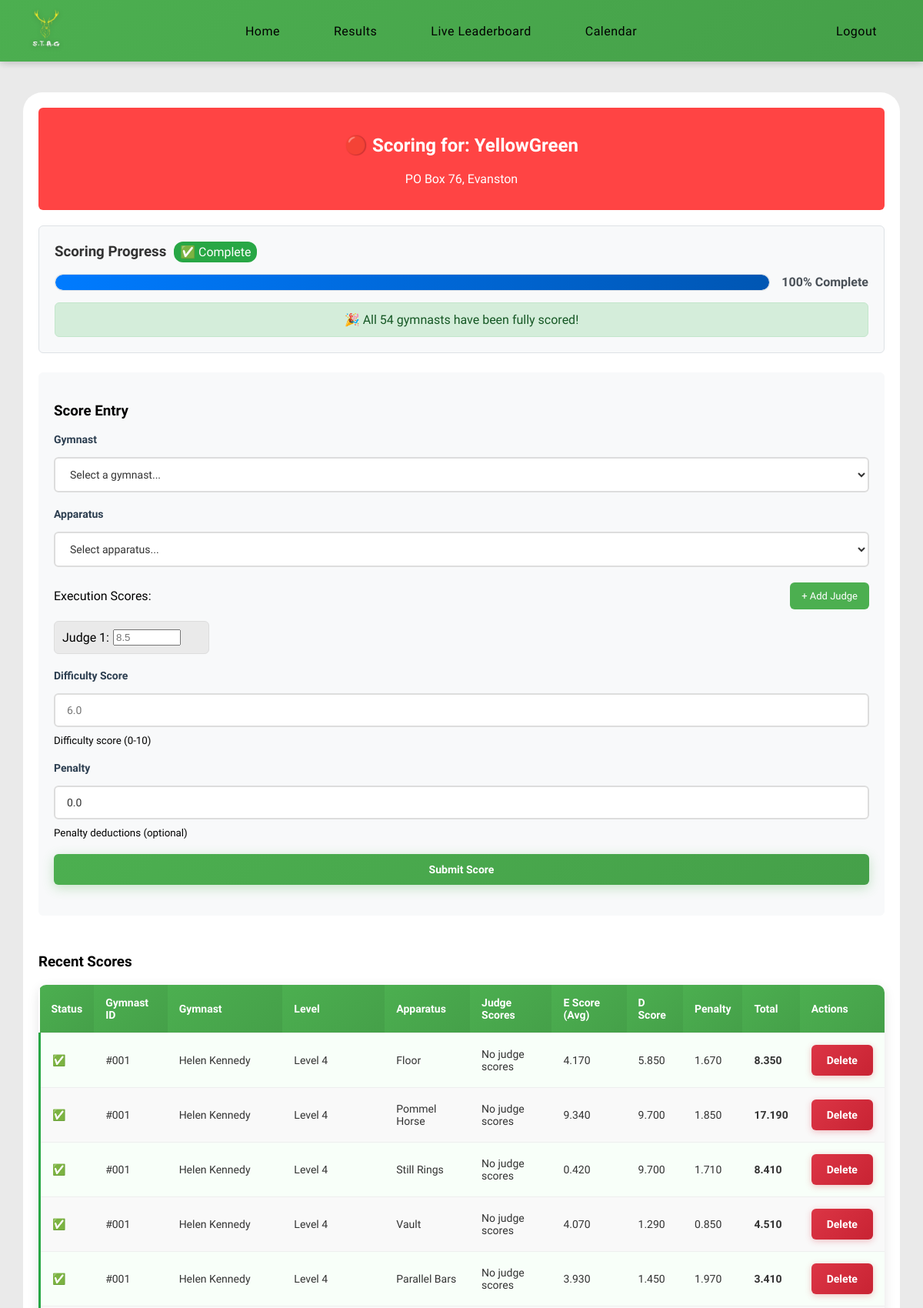
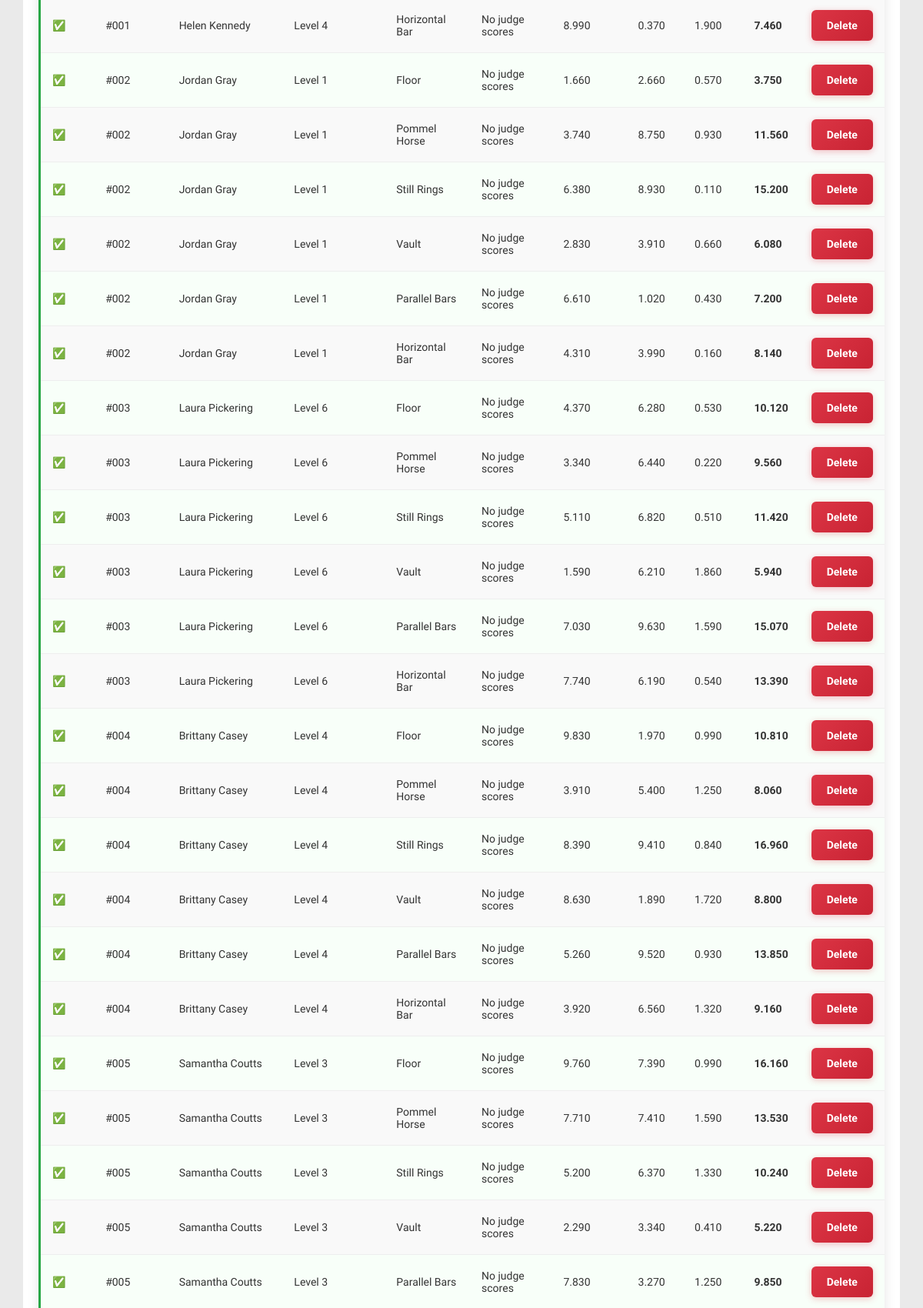
Screenshot of /scoring (signed in, upper part) with the database file from the repository (2 pictures, top to bottom).
### models.py (models this page shows, shortened)
class Competitions(db.Model):
    __tablename__ = 'competitions'
    id = db.Column(
        db.Integer, primary_key=True
    )
    season_id = db.Column(
        db.Integer, db.ForeignKey('seasons.id'), nullable=False
    )
    name = db.Column(
        db.String(50), nullable=False
    )
    address = db.Column(
        db.String(100), nullable=False
    )
    competition_date = db.Column(
        db.Date, nullable=True
    )
    status = db.Column(
        db.String(20), nullable=False, default='draft'
    )
    started_at = db.Column(
        db.DateTime, nullable=True
    )
    ended_at = db.Column(
        db.DateTime, nullable=True
    )
    entries = db.relationship(
        'Entries', backref='competitions'
    )
    season = db.relationship(
        'Seasons', backref='competitions'
    )

class Scores(db.Model):
    __tablename__ = 'scores'
    id = db.Column(
        db.Integer, primary_key=True
    )
    entry_id = db.Column(
        db.Integer, db.ForeignKey('entries.id'), nullable=False
    )
    apparatus_id = db.Column(
        db.Integer, db.ForeignKey('apparatus.id'), nullable=False
    )
    e_score = db.Column(
        db.Float, nullable=False
    )
    d_score = db.Column(
        db.Float, nullable=False
    )
    penalty = db.Column(
        db.Float, nullable=False
    )
    total = db.Column(
        db.Float, nullable=False
    )
    judge_scores = db.relationship(
        'JudgeScores', backref='final_score', lazy=True
    )

class Gymnasts(db.Model):
    __tablename__ = 'gymnasts'
    id = db.Column(
        db.Integer, primary_key=True
    )
    club_id = db.Column(
        db.Integer, db.ForeignKey('clubs.id'), nullable=False
    )
    name = db.Column(
        db.String(50), nullable=False
    )
    level = db.Column(
        db.String(50), nullable=False
    )
    entries = db.relationship(
        'Entries', backref='gymnasts',
    )

class Apparatus(db.Model):
    __tablename__ = 'apparatus'
    id = db.Column(
        db.Integer, primary_key=True
    )
    name = db.Column(
        db.String(50), nullable=False, unique=True
    )
    scores = db.relationship(
        'Scores', backref='apparatus'
    )

class Entries(db.Model):
    __tablename__ = 'entries'
    id = db.Column(
        db.Integer, primary_key=True
    )
    competition_id = db.Column(
        db.Integer, db.ForeignKey('competitions.id'), nullable=False
    )
    gymnast_id = db.Column(
        db.Integer, db.ForeignKey('gymnasts.id'), nullable=False
    )
    scores = db.relationship(
        'Scores', backref='entry'
    )
    __table_args__ = (
        db.UniqueConstraint('competition_id', 'gymnast_id',
                            name='_competition_gymnast_uc'),
        )

### routes/scoring.py (the view, shortened to what this page needs)
@main.route('/scoring', methods=['GET', 'POST'])
def scoring():
    if 'user_id' not in session:
        return render_template('nologin.html')
    live_competition = models.Competitions.query.filter_by(
        status='live'
        ).first()
    if not live_competition:
        flash('No live competition is currently running. '
              'Please contact an admin.', 'warning')
        return render_template('scoring.html', no_live_competition=True)
    entries = db.session.query(models.Entries, models.Gymnasts, models.Clubs)\
        .join(models.Gymnasts,
              models.Entries.gymnast_id == models.Gymnasts.id)\
        .join(models.Clubs,
              models.Gymnasts.club_id == models.Clubs.id)\
        .filter(models.Entries.competition_id == live_competition.id)\
        .all()
    apparatus_list = models.Apparatus.query.all()
    scoring_progress = {}
    total_gymnasts = len(entries)
    fully_scored_gymnasts = 0
    for entry, gymnast, club in entries:
        scored_apparatus = set()
        for score in entry.scores:
            scored_apparatus.add(score.apparatus_id)
        total_apparatus = len(apparatus_list)
        scored_count = len(scored_apparatus)
        is_complete = scored_count == total_apparatus
        if is_complete:
            fully_scored_gymnasts += 1
        scoring_progress[entry.id] = {
            'scored_count': scored_count,
            'total_count': total_apparatus,
            'is_complete': is_complete,
            'percentage': (
                (scored_count / total_apparatus * 100)
                if total_apparatus > 0 else 0
            )
        }
    overall_progress = {
        'total_gymnasts': total_gymnasts,
        'fully_scored': fully_scored_gymnasts,
        'percentage': (
            (fully_scored_gymnasts / total_gymnasts * 100)
            if total_gymnasts > 0 else 0
        ),
        'is_complete': fully_scored_gymnasts == total_gymnasts
    }
    form = forms.AddScores()
    form.entry_id.choices = [(0, 'Select a gymnast...')] + [
        (entry.id, f"{gymnast.name} - {club.name} ({gymnast.level})")
        for entry, gymnast, club in entries
    ]
    form.apparatus_id.choices = [(0, 'Select apparatus...')] + [
        (app.id, app.name) for app in apparatus_list
    ]
    return render_template(
        'scoring.html',
        entries=entries,
        apparatus_list=apparatus_list,
        live_competition=live_competition,
        scoring_progress=scoring_progress,
        overall_progress=overall_progress,
        form=form
    )

### templates/scoring.html (shortened to what this page needs)
{% extends 'layout.html' %}
{% block content %}
<div class="content">
    {% if no_live_competition %}
    <div class="no-live-competition">
        <h2>No Live Competition</h2>
        <p>There is currently no live competition running. Please contact an admin to start a competition.</p>
    </div>
    {% else %}
    <div class="live-competition-header">
        <h2>🔴 Scoring for: {{ live_competition.name }}</h2>
        <p>{{ live_competition.address }}</p>
    </div>
    <div class="progress-section">
        <h3>
            Scoring Progress
            {% if overall_progress.is_complete %}
            <span class="completion-badge">✅ Complete</span>
            {% else %}
            <span class="progress-badge">{{ overall_progress.fully_scored }}/{{ overall_progress.total_gymnasts
                }}</span>
            {% endif %}
        </h3>
        <div class="progress-bar-container">
            <div class="progress-bar">
                <div class="progress-fill" style="width: {{ overall_progress.percentage }}%"></div>
            </div>
            <span class="progress-text">{{ "%.0f"|format(overall_progress.percentage) }}% Complete</span>
        </div>
        {% if overall_progress.is_complete %}
        <div class="completion-message">
            🎉 All {{ overall_progress.total_gymnasts }} gymnasts have been fully scored!
        </div>
        {% endif %}
    </div>
    <div class="scoring-form">
        <h3>Score Entry</h3>
        <form method="POST" id="scoring-form">
            <div class="form-row">
                <div class="form-group">
                    {{ form.entry_id.label(class="form-label") }}
                    {{ form.entry_id(class="form-control", id="entry_id") }}
                </div>
                <div class="form-group">
                    {{ form.apparatus_id.label(class="form-label") }}
                    {{ form.apparatus_id(class="form-control", id="apparatus_id") }}
                </div>
            </div>
            <div class="execution-scores-section">
                <div class="section-header">
                    <label>Execution Scores:</label>
                    <button type="button" id="add-judge-btn" class="btn btn-add">+ Add Judge</button>
                </div>
                <div id="execution-scores-container">
                    <div class="execution-score-row" data-judge="1">
                        <div class="judge-label">Judge 1:</div>
                        <input type="number" name="execution_scores" step="0.001" min="0" max="10" placeholder="8.5"
                            required class="execution-input">
                    </div>
                </div>
            </div>
            <div class="form-row">
                <div class="form-group">
                    {{ form.d_score.label(class="form-label") }}
                    {{ form.d_score(class="form-control", id="d_score", placeholder="6.0") }}
                    <small class="form-help">Difficulty score (0-10)</small>
                </div>
                <div class="form-group">
                    {{ form.penalty.label(class="form-label") }}
                    {{ form.penalty(class="form-control", id="penalty", placeholder="0.0") }}
                    <small class="form-help">Penalty deductions (optional)</small>
                </div>
            </div>
            <div class="form-group">
                <button type="submit" class="btn btn-primary">Submit Score</button>
            </div>
        </form>
    </div>
    <div class="existing-scores">
        <h3>Recent Scores</h3>
        <table>
            <thead>
                <tr>
                    <th>Status</th>
                    <th>Gymnast ID</th>
                    <th>Gymnast</th>
                    <th>Level</th>
                    <th>Apparatus</th>
                    <th>Judge Scores</th>
                    <th>E Score (Avg)</th>
                    <th>D Score</th>
                    <th>Penalty</th>
                    <th>Total</th>
                    <th>Actions</th>
                </tr>
            </thead>
            <tbody>
                {% for entry, gymnast, club in entries %}
                {% for score in entry.scores %}
                <tr class="{% if scoring_progress[entry.id].is_complete %}complete-row{% endif %}">
                    <td>
                        {% if scoring_progress[entry.id].is_complete %}
                        <span class="status-complete">✅</span>
                        {% else %}
                        <span class="status-progress">{{ scoring_progress[entry.id].scored_count }}/{{
                            scoring_progress[entry.id].total_count }}</span>
                        {% endif %}
                    </td>
                    <td>#{{ "%03d"|format(gymnast.id) }}</td>
                    <td>{{ gymnast.name }}</td>
                    <td>{{ gymnast.level }}</td>
                    <td>{{ score.apparatus.name }}</td>
                    <td class="judge-scores">
                        {% if score.judge_scores %}
                        {% for judge_score in score.judge_scores %}
                        <span class="judge-score">J{{ judge_score.judge_number }}: {{ "%.3f"|format(judge_score.e_score)
                            }}</span>
                        {% endfor %}
                        {% else %}
                        <span class="no-judge-scores">No judge scores</span>
                        {% endif %}
                    </td>
                    <td>{{ "%.3f"|format(score.e_score) }}</td>
                    <td>{{ "%.3f"|format(score.d_score) }}</td>
                    <td>{{ "%.3f"|format(score.penalty) }}</td>
                    <td><strong>{{ "%.3f"|format(score.total) }}</strong></td>
                    <td class="actions">
                        <form method="POST" action="{{ url_for('main.delete_score', score_id=score.id) }}"
                            style="display:inline" onsubmit="return confirm('Delete this score?');">
                            <button type="submit" class="btn btn-danger btn-sm">Delete</button>
                        </form>
                    </td>
                </tr>
                {% endfor %}
                {% endfor %}
            </tbody>
        </table>
    </div>
    {% endif %}
</div>
{% endblock %}

### rows the page displays
Competitions: name "YellowGreen", address "PO Box 76, Evanston"
Scores: apparatus.name "Floor", e_score "4.170", d_score "5.850", penalty "1.670", total "8.350"
Gymnasts: id "001", name "Helen Kennedy", level "Level 4"
Scores: apparatus.name "Pommel Horse", e_score "9.340", d_score "9.700", penalty "1.850", total "17.190"
Scores: apparatus.name "Still Rings", e_score "0.420", d_score "9.700", penalty "1.710", total "8.410"
Scores: apparatus.name "Vault", e_score "4.070", d_score "1.290", penalty "0.850", total "4.510"
Scores: apparatus.name "Parallel Bars", e_score "3.930", d_score "1.450", penalty "1.970", total "3.410"
Scores: apparatus.name "Horizontal Bar", e_score "8.990", d_score "0.370", penalty "1.900", total "7.460"
Scores: apparatus.name "Floor", e_score "1.660", d_score "2.660", penalty "0.570", total "3.750"
Gymnasts: id "002", name "Jordan Gray", level "Level 1"
Scores: apparatus.name "Pommel Horse", e_score "3.740", d_score "8.750", penalty "0.930", total "11.560"
Scores: apparatus.name "Still Rings", e_score "6.380", d_score "8.930", penalty "0.110", total "15.200"
Scores: apparatus.name "Vault", e_score "2.830", d_score "3.910", penalty "0.660", total "6.080"
Scores: apparatus.name "Parallel Bars", e_score "6.610", d_score "1.020", penalty "0.430", total "7.200"
Scores: apparatus.name "Horizontal Bar", e_score "4.310", d_score "3.990", penalty "0.160", total "8.140"
Scores: apparatus.name "Floor", e_score "4.370", d_score "6.280", penalty "0.530", total "10.120"
Gymnasts: id "003", name "Laura Pickering", level "Level 6"
Scores: apparatus.name "Pommel Horse", e_score "3.340", d_score "6.440", penalty "0.220", total "9.560"
Scores: apparatus.name "Still Rings", e_score "5.110", d_score "6.820", penalty "0.510", total "11.420"
Scores: apparatus.name "Vault", e_score "1.590", d_score "6.210", penalty "1.860", total "5.940"
Scores: apparatus.name "Parallel Bars", e_score "7.030", d_score "9.630", penalty "1.590", total "15.070"
Scores: apparatus.name "Horizontal Bar", e_score "7.740", d_score "6.190", penalty "0.540", total "13.390"
Scores: apparatus.name "Floor", e_score "9.830", d_score "1.970", penalty "0.990", total "10.810"
Gymnasts: id "004", name "Brittany Casey", level "Level 4"
Scores: apparatus.name "Pommel Horse", e_score "3.910", d_score "5.400", penalty "1.250", total "8.060"
Scores: apparatus.name "Still Rings", e_score "8.390", d_score "9.410", penalty "0.840", total "16.960"
Scores: apparatus.name "Vault", e_score "8.630", d_score "1.890", penalty "1.720", total "8.800"
Scores: apparatus.name "Parallel Bars", e_score "5.260", d_score "9.520", penalty "0.930", total "13.850"
Scores: apparatus.name "Horizontal Bar", e_score "3.920", d_score "6.560", penalty "1.320", total "9.160"
Entries: name "Samantha Coutts" "Samantha Coutts" "Samantha Coutts" "Samantha Coutts" "Samantha Coutts", level "Level 3" "Level 3" "Level 3" "Level 3" "Level 3", e_score "9.760" "7.710" "5.200" "2.290" "7.830", d_score "7.390" "7.410" "6.370" "3.340" "3.270", penalty "0.990" "1.590" "1.330" "0.410" "1.250", total "16.160" "13.530" "10.240" "5.220" "9.850"
Gymnasts: id "005" "005" "005" "005" "005"
Apparatus: apparatus.name "Floor"
Apparatus: apparatus.name "Pommel Horse"
Apparatus: apparatus.name "Still Rings"
Apparatus: apparatus.name "Vault"
Apparatus: apparatus.name "Parallel Bars"

### other values shown
{{ "%.0f"|format(overall_progress.percentage) }} "100"
{{ overall_progress.total_gymnasts }} "54"
